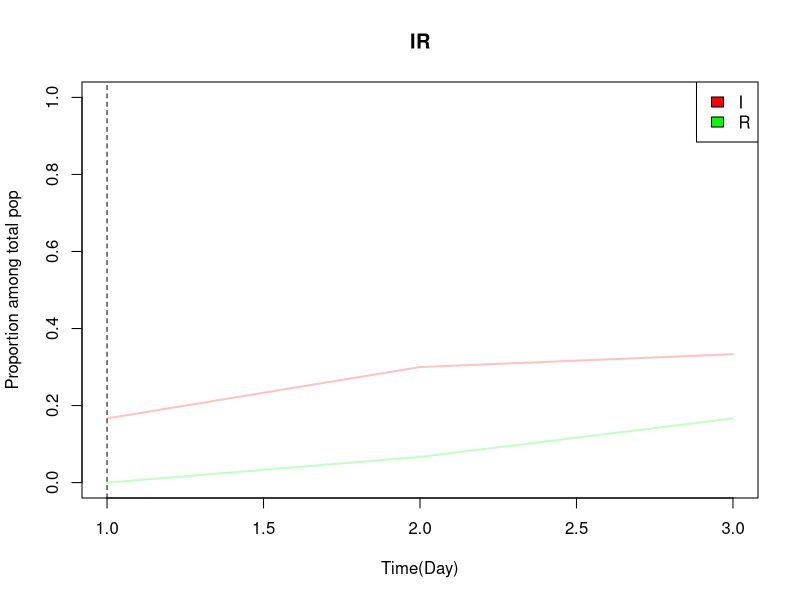
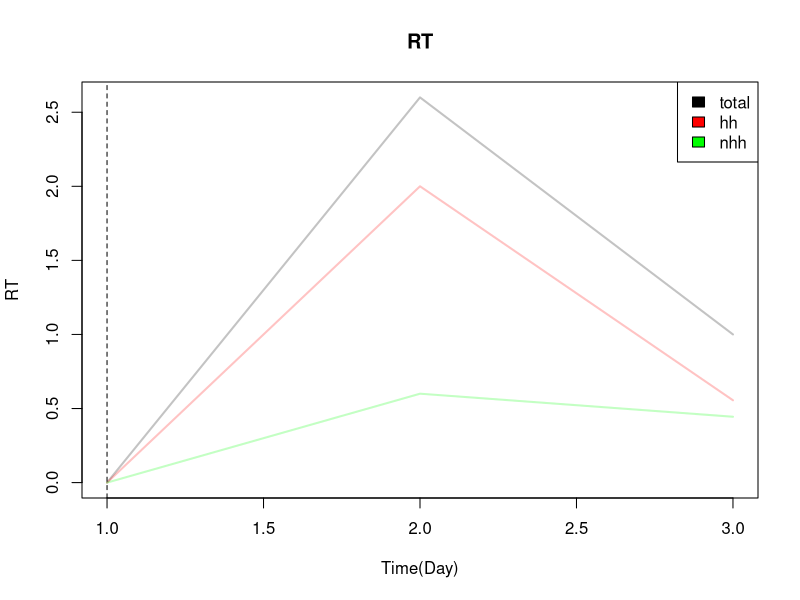
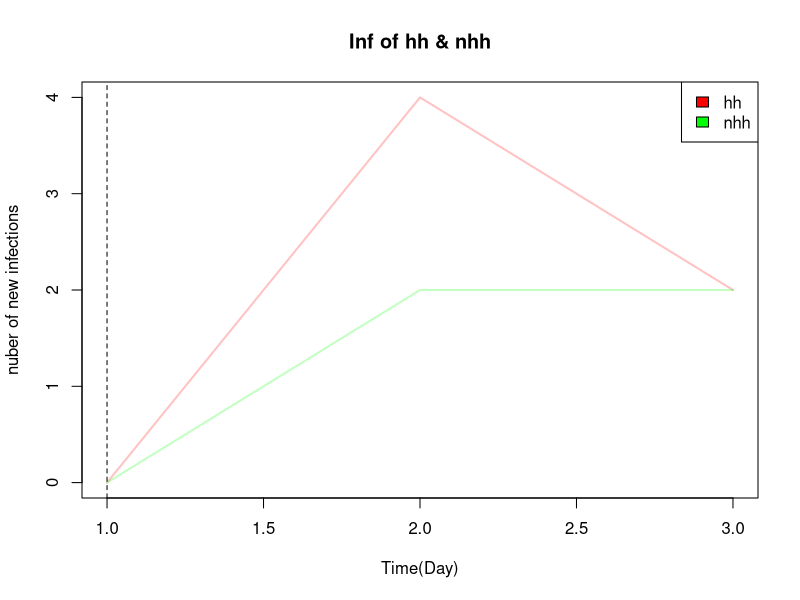

Generate these figures, in order, with R:
hh_total <- 10 # total households
hh_size <- 3 # average number of household
pop <- hh_total * hh_size # total population
dur_infect <- 5 # infectiousness period = 5 days
gamma_rate <- 1 / dur_infect # recovery rate per day
trans_hh <- 1 / dur_infect # transmission probability for household
nhh_ratio <- 0.18 # relative risk of transmission for non-household vs household
trans_nhh <- trans_hh * nhh_ratio # transmission probability for non-household
mask_eff <- 0.8 # relative risk of mask wearing policy
t_end <- 2 # timeframe for simulation -- days

#require(ggplot2)

plot_I_and_R <- function(I, R, filename) {
    i <- 1
    png(paste(filename, ".png"), width = 640, height = 400)
    for (i in 1:times) {
        t <- 0
        I[i][1] <- I[i][1] / pop
        for (t in 1:t_end) {
            I[i, t +1] <- I[i, t + 1] / pop
            R[i, t + 1] <- R[i, t + 1] / pop
        }
        if (i == 1) {
            plot(R[i, ],
                    main = "IR",
                    col = rgb(0, 255, 0, 60, maxColorValue = 255),
                    type = "l",
                    xlab = "Time(Day)",
                    ylab = "Proportion among total pop",
                    lwd = 2,
                    ylim = c(0, 1)
                    )
        }
        else {
            lines(R[i, ],
                    col = rgb(0, 255, 0, 60, maxColorValue = 255),
                    lwd = 2)
        }

        lines(I[i, ],
                col = rgb(255, 0, 0, 60, maxColorValue = 255),
                lwd = 2)
    }
    legend("topright", c("I", "R"),
            fill = c("red", "green"))
    abline(v = t_end / 2, col = "black", lty = 2)

    return()
}

plot_RT <- function(rt_hh, rt_nhh, filename) {
    i <- 1
    png(paste(filename, ".png"), width = 640, height = 400)
    for (i in 1:times) {
        if (i == 1) {
            plot((rt_hh[i, ] + rt_nhh[i, ]), 
                    main = "RT",
                    col = rgb(0, 0, 0, 60, maxColorValue = 255),
                    type = "l",
                    xlab = "Time(Day)",
                    ylab = "RT",
                    lwd = 2,
                    #ylim = c(0,0.5)
            )
        }
        else {
            lines((rt_hh[i, ] + rt_nhh[i, ]),
                    col = rgb(0, 0, 0, 60, maxColorValue = 255),
                    lwd = 2)
        }
        lines(rt_hh[i, ],
                col = rgb(255, 0, 0, 60, maxColorValue = 255),
                lwd = 2)
        lines(rt_nhh[i, ],
                col = rgb(0, 255, 0, 60, maxColorValue = 255),
                lwd = 2)
    }

    legend("topright", c("total", "hh", "nhh"),
            fill=c("black", "red", "green"))
    abline(v = t_end / 2, col = 'black', lty = 2)

    return()
}

plot_Inf <- function(inc_hh, inc_nhh, filename) {
    i <- 1
    png(paste(filename, "Inf.png"), width = 640, height = 400)
    for (i in 1:times) {
        if (i == 1) {
            plot(inc_hh[i, ], 
                    main = "Inf of hh & nhh",
                    col = rgb(255, 0, 0, 60, maxColorValue = 255),
                    type = "l",
                    xlab = "Time(Day)",
                    ylab = "nuber of new infections",
                    lwd = 2,
                    #ylim = c(0, 1)
            )
        }
        else {
            lines(inc_hh[i, ],
                    col = rgb(255, 0, 0, 60, maxColorValue = 255),
                    lwd = 2)
        }
        lines(inc_nhh[i, ],
                col = rgb(0, 255, 0, 60, maxColorValue = 255),
                lwd = 2)
    }


    legend("topright", c("hh", "nhh"),
            fill=c("red", "green"))
    abline(v = t_end / 2, col = "black", lty = 2)

    return()
}

i <- 1
times <- 1

Outp <- data.frame(
    Time = 0 : t_end,
    I = rep(0, t_end + 1),
    R = rep(0, t_end + 1),
    inc_hh = rep(0, t_end + 1),
    inc_nhh = rep(0, t_end + 1),
    rt_hh = rep(0, t_end + 1),
    rt_nhh = rep(0, t_end + 1),
    inf_hh_0 = rep(0, t_end + 1),
    inf_hh_1 = rep(0, t_end + 1),
    inf_hh_2 = rep(0, t_end + 1)
)

mI = matrix(0, times, t_end + 1)
mR = matrix(0, times, t_end + 1)
minc_hh = matrix(0, times, t_end + 1)
minc_nhh = matrix(0, times, t_end + 1)
mrt_hh = matrix(0, times, t_end + 1)
mrt_nhh = matrix(0, times, t_end + 1)

#require(ggplot2)
#png("IR.png", width = 640, height = 480)
#plot_IR <- ggplot(data = Outp)

for (i in 1:times) {
    print(paste0("round = ", sprintf("%d", i)))
    Outp$I <- rep(0, t_end + 1)
    Outp$R <- rep(0, t_end + 1)
    Outp$inc_hh <- rep(0, t_end + 1)
    Outp$inc_nhh <- rep(0, t_end + 1)
    Outp$rt_hh <- rep(0, t_end + 1)
    Outp$rt_nhh <- rep(0, t_end + 1)
    Outp$inf_hh_0 <- rep(0, t_end + 1)
    Outp$inf_hh_1 <- rep(0, t_end + 1)
    Outp$inf_hh_2 <- rep(0, t_end + 1)

    t <- 0
    Y <- matrix(0, hh_total, hh_size)
    Y[1:5, 1] <- 1
    Outp$I[1] <- sum(Y == 1)
    Outp$R[1] <- sum(Y == 2)
    Outp$inf_hh_0[1] <- table(rowSums((Y == 1) | (Y == 2)))[1]
    Outp$inf_hh_1[1] <- table(rowSums((Y == 1) | (Y == 2)))[2]

    goal <- 1

    for (t in 1:t_end) {
        if (goal == 1) {
            ct_all <- 9.14 # number of daily contacts for total
            ct_hh <- 2.26 # number of daily contacts for household
            ct_nhh <- ct_all - ct_hh # number of daily contacts for household
            beta_hh <- ct_hh * trans_hh
            # transmission rate per day
            # for household (density-dependent)
            beta_nhh <- ct_nhh * trans_nhh / pop
            # transmission rate per day
            # for non-household (frequency-dependent)
            if (t == 1) {
                print("Goal 1")
                print("=== transmission rate, survey wave 1 ===")
                print(paste0("household = ", sprintf("%1.2e", beta_hh)))
                print(paste0("non-household = ", sprintf("%1.2e", beta_nhh)))
            }
        }
        else if (goal == 2) {
            if (t <= t_end / 2) {
                ct_all <- 9.14 # number of daily contacts, total
                ct_hh <- 2.26 # number of daily contacts, household
                ct_nhh <- ct_all - ct_hh # number of daily contacts, non-household
                beta_hh <- ct_hh * trans_hh
                # transmission rate per day
                # for household (density-dependent)
                beta_nhh <- ct_nhh * trans_nhh / pop
                # transmission rate per day
                # for non-household (frequency-dependent)
                if (t == 1) {
                    print("=== transmission rates, survey wave 1 ===")
                    print(paste0("household = ", sprintf("%1.2e", beta_hh)))
                    print(paste0("non-household = ", sprintf("%1.2e", beta_nhh)))
                }
            } else {
                ct_all <- 3.97
                ct_hh <- 2.20
                ct_nhh <- ct_all - ct_hh
                beta_hh <- ct_hh * trans_hh
                beta_nhh <- (ct_nhh * trans_nhh / pop) * mask_eff
                if (t == (t_end / 2 + 1)) {
                    print("=== transmission rates, survey wave 3 ===")
                    print(paste0("household = ", sprintf("%1.2e", beta_hh)))
                    print(paste0("non-household = ", sprintf("%1.2e", beta_nhh)))
                }
            }
        }

        # case1 : huosehold transmission
        # -- occurs when there are both susceptible & infectious in a household
        # -- depends on (household transmission rate) * (case in the same household)
        inc_hh <- t(apply(Y, 1, function(y) {
            rbinom(hh_size, size = 1, prob = pexp(1, beta_hh * sum(y == 1)))
        }))
        inc_hh[Y != 0] <- 0

        # case2 : non-household transmission
        # -- depends on (non-household transimission rate) *
        # (total cases in the pop excluding those in the same household)
        n_I <- sum(Y == 1)
        inc_nhh <- t(apply(Y, 1, function(y) {
            rbinom(hh_size, size = 1, prob = pexp(1, beta_nhh * (n_I - sum(y == 1))))
        }))
        inc_nhh[Y != 0] <- 0
        inc_nhh[inc_hh == 1] <- 0

        # case3 : recovery
        recover <- matrix(rbinom(hh_total, size = 1, prob = pexp(1, gamma_rate)),
                            hh_total, hh_size)
        print(recover)

        # calculate Rt
        rt_hh <- t(apply(Y, 1, function(y) {
            rbinom(hh_size, size = 1, prob = pexp(1 / gamma_rate, beta_hh * sum(y == 1)))
        }))
        rt_hh[Y != 0] <- 0
        rt_nhh <- t(apply(Y, 1, function(y) {
            rbinom(hh_size, size = 1, prob = pexp(1 / gamma_rate, beta_nhh * (n_I - sum(y == 1))))
        }))
        rt_nhh[Y != 0] <- 0
        rt_nhh[rt_hh == 1] <- 0
        Outp$rt_hh[t + 1] <- sum(rt_hh) / sum(Y == 1)
        Outp$rt_nhh[t + 1] <- sum(rt_nhh) / sum(Y == 1)

        # update the number of new infectious
        Outp$inc_hh[t + 1] <- sum(inc_hh)
        Outp$inc_nhh[t + 1] <- sum(inc_nhh)

        # update output
        Y[Y == 0 & (inc_hh == 1 | inc_nhh)] <- 1
        Y[Y == 1 & recover == 1] <- 2
        Outp$I[t + 1] <- sum(Y == 1)
        Outp$R[t + 1] <- sum(Y == 2)

        # number of households with 0, 1, 2 infected pop
        Outp$inf_hh_0[t + 1] <- table(rowSums((Y == 1) | (Y == 2)))[1]
        Outp$inf_hh_1[t + 1] <- table(rowSums((Y == 1) | (Y == 2)))[2]
        Outp$inf_hh_2[t + 1] <- table(rowSums((Y == 1) | (Y == 2)))[3]
    }

    mI[i, ] <- Outp$I
    mR[i, ] <- Outp$R
    minc_hh[i, ] <- Outp$inc_hh
    minc_nhh[i, ] <- Outp$inc_nhh
    mrt_hh[i, ] <- Outp$rt_hh
    mrt_nhh[i, ] <- Outp$rt_nhh
}

plot_I_and_R(mI, mR, "I_R_case1")
plot_RT(mrt_hh, mrt_nhh, "RT_case1")
plot_Inf(minc_hh, minc_nhh, "Inf_case1")
